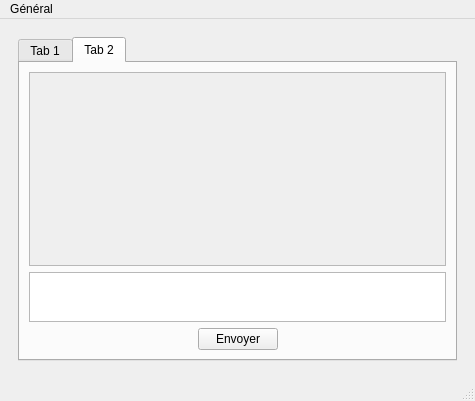
<?xml version="1.0" encoding="UTF-8"?>
<ui version="4.0">
 <class>cMainWindow</class>
 <widget class="QMainWindow" name="cMainWindow">
  <property name="geometry">
   <rect>
    <x>0</x>
    <y>0</y>
    <width>475</width>
    <height>401</height>
   </rect>
  </property>
  <property name="windowTitle">
   <string>ReadyQT - Gestion de port série</string>
  </property>
  <property name="windowIcon">
   <iconset resource="resources.qrc">
    <normaloff>:/img/logo.png</normaloff>:/img/logo.png</iconset>
  </property>
  <widget class="QWidget" name="centralWidget">
   <layout class="QGridLayout" name="gridLayout">
    <item row="0" column="1">
     <widget class="QStackedWidget" name="stackedWidget">
      <property name="currentIndex">
       <number>1</number>
      </property>
      <widget class="QWidget" name="pageOpenConnection">
       <layout class="QGridLayout" name="gridLayout_2">
        <item row="0" column="0">
         <layout class="QFormLayout" name="formLayout">
          <item row="0" column="0">
           <widget class="QLabel" name="lblPortName">
            <property name="text">
             <string>Nom du port:</string>
            </property>
           </widget>
          </item>
          <item row="0" column="1">
           <widget class="QLineEdit" name="edtPortName"/>
          </item>
         </layout>
        </item>
        <item row="1" column="0">
         <layout class="QHBoxLayout" name="horizontalLayout">
          <item>
           <spacer name="horizontalSpacer">
            <property name="orientation">
             <enum>Qt::Horizontal</enum>
            </property>
            <property name="sizeHint" stdset="0">
             <size>
              <width>40</width>
              <height>20</height>
             </size>
            </property>
           </spacer>
          </item>
          <item>
           <widget class="QPushButton" name="btnOpenConnection">
            <property name="cursor">
             <cursorShape>PointingHandCursor</cursorShape>
            </property>
            <property name="text">
             <string>Ouvrir</string>
            </property>
           </widget>
          </item>
          <item>
           <spacer name="horizontalSpacer_2">
            <property name="orientation">
             <enum>Qt::Horizontal</enum>
            </property>
            <property name="sizeHint" stdset="0">
             <size>
              <width>40</width>
              <height>20</height>
             </size>
            </property>
           </spacer>
          </item>
         </layout>
        </item>
        <item row="2" column="0">
         <spacer name="verticalSpacer">
          <property name="orientation">
           <enum>Qt::Vertical</enum>
          </property>
          <property name="sizeHint" stdset="0">
           <size>
            <width>20</width>
            <height>273</height>
           </size>
          </property>
         </spacer>
        </item>
       </layout>
      </widget>
      <widget class="QWidget" name="pageSendMessage">
       <layout class="QGridLayout" name="gridLayout_5">
        <item row="0" column="0">
         <widget class="QTabWidget" name="tabWidget">
          <property name="currentIndex">
           <number>1</number>
          </property>
          <widget class="QWidget" name="tabSendMessagePort1">
           <attribute name="title">
            <string>Tab 1</string>
           </attribute>
           <layout class="QGridLayout" name="gridLayout_6">
            <item row="0" column="0">
             <widget class="QScrollArea" name="scrollAreaPort1">
              <property name="widgetResizable">
               <bool>true</bool>
              </property>
              <widget class="QWidget" name="scrollWidgetPort1">
               <property name="geometry">
                <rect>
                 <x>0</x>
                 <y>0</y>
                 <width>413</width>
                 <height>185</height>
                </rect>
               </property>
               <layout class="QGridLayout" name="gridLayout_7">
                <item row="0" column="0">
                 <layout class="QVBoxLayout" name="messageLayoutPort1"/>
                </item>
               </layout>
              </widget>
             </widget>
            </item>
            <item row="1" column="0">
             <widget class="QTextEdit" name="edtSendMessagePort1">
              <property name="maximumSize">
               <size>
                <width>16777215</width>
                <height>50</height>
               </size>
              </property>
             </widget>
            </item>
            <item row="2" column="0">
             <layout class="QHBoxLayout" name="horizontalLayout_3">
              <item>
               <spacer name="horizontalSpacer_5">
                <property name="orientation">
                 <enum>Qt::Horizontal</enum>
                </property>
                <property name="sizeHint" stdset="0">
                 <size>
                  <width>40</width>
                  <height>20</height>
                 </size>
                </property>
               </spacer>
              </item>
              <item>
               <widget class="QPushButton" name="btnSendMessagePort1">
                <property name="cursor">
                 <cursorShape>PointingHandCursor</cursorShape>
                </property>
                <property name="text">
                 <string>Envoyer</string>
                </property>
               </widget>
              </item>
              <item>
               <spacer name="horizontalSpacer_6">
                <property name="orientation">
                 <enum>Qt::Horizontal</enum>
                </property>
                <property name="sizeHint" stdset="0">
                 <size>
                  <width>40</width>
                  <height>20</height>
                 </size>
                </property>
               </spacer>
              </item>
             </layout>
            </item>
           </layout>
          </widget>
          <widget class="QWidget" name="tabSendMessagePort2">
           <attribute name="title">
            <string>Tab 2</string>
           </attribute>
           <layout class="QGridLayout" name="gridLayout_9">
            <item row="0" column="0">
             <widget class="QScrollArea" name="scrollAreaPort2">
              <property name="widgetResizable">
               <bool>true</bool>
              </property>
              <widget class="QWidget" name="scrollWidgetPort2">
               <property name="geometry">
                <rect>
                 <x>0</x>
                 <y>0</y>
                 <width>413</width>
                 <height>185</height>
                </rect>
               </property>
               <layout class="QGridLayout" name="gridLayout_8">
                <item row="0" column="0">
                 <layout class="QVBoxLayout" name="messageLayoutPort2"/>
                </item>
               </layout>
              </widget>
             </widget>
            </item>
            <item row="1" column="0">
             <widget class="QTextEdit" name="edtSendMessagePort2">
              <property name="maximumSize">
               <size>
                <width>16777215</width>
                <height>50</height>
               </size>
              </property>
             </widget>
            </item>
            <item row="2" column="0">
             <layout class="QHBoxLayout" name="horizontalLayout_4">
              <item>
               <spacer name="horizontalSpacer_7">
                <property name="orientation">
                 <enum>Qt::Horizontal</enum>
                </property>
                <property name="sizeHint" stdset="0">
                 <size>
                  <width>40</width>
                  <height>20</height>
                 </size>
                </property>
               </spacer>
              </item>
              <item>
               <widget class="QPushButton" name="btnSendMessagePort2">
                <property name="cursor">
                 <cursorShape>PointingHandCursor</cursorShape>
                </property>
                <property name="text">
                 <string>Envoyer</string>
                </property>
               </widget>
              </item>
              <item>
               <spacer name="horizontalSpacer_8">
                <property name="orientation">
                 <enum>Qt::Horizontal</enum>
                </property>
                <property name="sizeHint" stdset="0">
                 <size>
                  <width>40</width>
                  <height>20</height>
                 </size>
                </property>
               </spacer>
              </item>
             </layout>
            </item>
           </layout>
          </widget>
         </widget>
        </item>
       </layout>
      </widget>
      <widget class="QWidget" name="pageDisplayConnection">
       <layout class="QGridLayout" name="gridLayout_4">
        <item row="0" column="0">
         <widget class="QTableWidget" name="tableWidget">
          <column>
           <property name="text">
            <string>Nom du port</string>
           </property>
          </column>
          <column>
           <property name="text">
            <string>Actions</string>
           </property>
          </column>
         </widget>
        </item>
       </layout>
      </widget>
      <widget class="QWidget" name="pageHome"/>
     </widget>
    </item>
   </layout>
  </widget>
  <widget class="QMenuBar" name="menuBar">
   <property name="geometry">
    <rect>
     <x>0</x>
     <y>0</y>
     <width>475</width>
     <height>22</height>
    </rect>
   </property>
   <widget class="QMenu" name="menuGeneral">
    <property name="title">
     <string>Général</string>
    </property>
    <addaction name="actionOpenConnection"/>
    <addaction name="actionDisplayConnection"/>
    <addaction name="actionCloseApplication"/>
   </widget>
   <addaction name="menuGeneral"/>
  </widget>
  <widget class="QStatusBar" name="statusBar"/>
  <action name="actionCloseApplication">
   <property name="text">
    <string>Fermer l'application</string>
   </property>
  </action>
  <action name="actionOpenConnection">
   <property name="text">
    <string>Ouvrir une connexion port série</string>
   </property>
  </action>
  <action name="actionSaveConfigurtation">
   <property name="text">
    <string>Enregistrer une configuration</string>
   </property>
  </action>
  <action name="actionSaveData">
   <property name="text">
    <string>Enregistrer les données</string>
   </property>
  </action>
  <action name="actionClearData">
   <property name="text">
    <string>Nettoyer les données</string>
   </property>
  </action>
  <action name="actionStop">
   <property name="text">
    <string>Arrêter</string>
   </property>
  </action>
  <action name="actionInitPort">
   <property name="text">
    <string>Initialiser</string>
   </property>
  </action>
  <action name="actionDisplayConnection">
   <property name="text">
    <string>Afficher la liste des connexions port série</string>
   </property>
  </action>
 </widget>
 <resources>
  <include location="resources.qrc"/>
 </resources>
 <connections>
  <connection>
   <sender>actionCloseApplication</sender>
   <signal>triggered()</signal>
   <receiver>cMainWindow</receiver>
   <slot>close()</slot>
   <hints>
    <hint type="sourcelabel">
     <x>-1</x>
     <y>-1</y>
    </hint>
    <hint type="destinationlabel">
     <x>188</x>
     <y>103</y>
    </hint>
   </hints>
  </connection>
  <connection>
   <sender>edtPortName</sender>
   <signal>returnPressed()</signal>
   <receiver>btnOpenConnection</receiver>
   <slot>click()</slot>
   <hints>
    <hint type="sourcelabel">
     <x>227</x>
     <y>51</y>
    </hint>
    <hint type="destinationlabel">
     <x>189</x>
     <y>81</y>
    </hint>
   </hints>
  </connection>
 </connections>
</ui>
